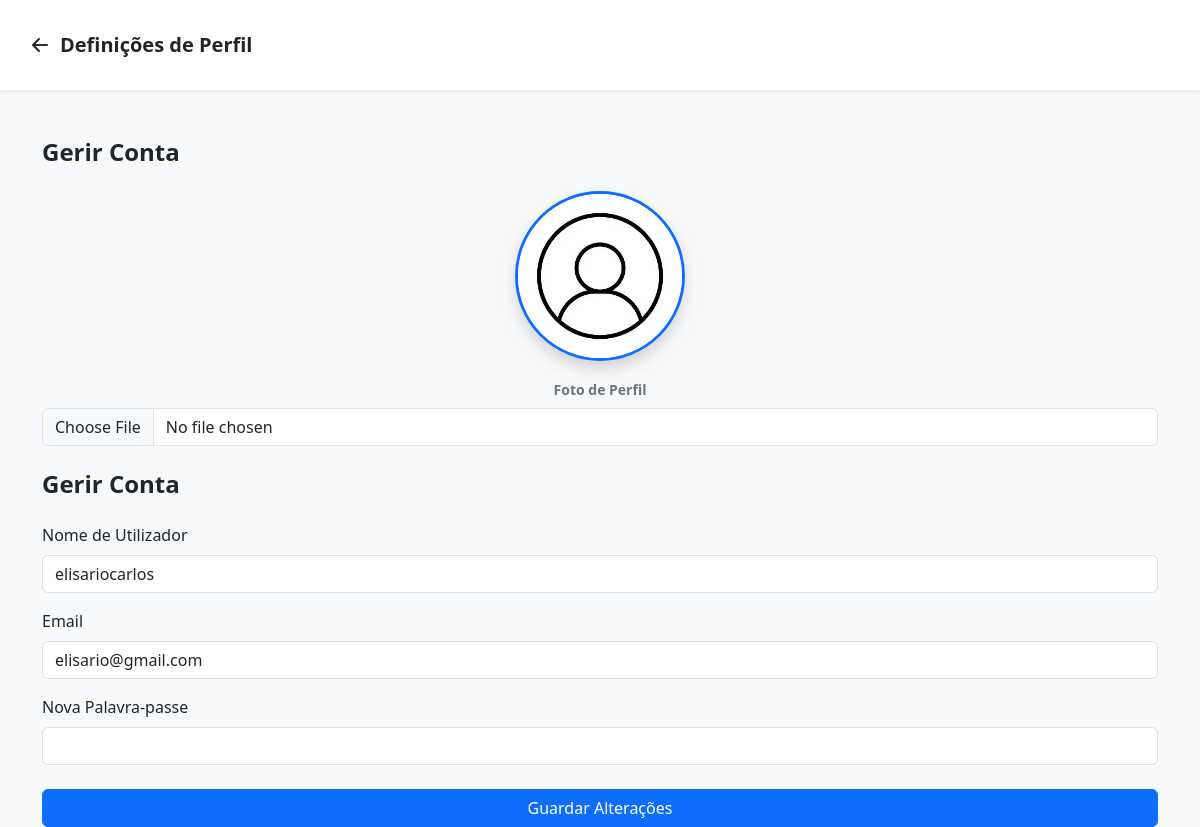
The page /profile (signed in) on the database its author committed.
### models.py (models this page shows)
class User(db.Model, UserMixin):
    __tablename__ = "user"
    id = db.Column(db.Integer, primary_key=True)
    username = db.Column(db.String(50), unique=True, nullable=False)
    email = db.Column(db.String(100), unique=True, nullable=False)
    password = db.Column(db.String(200), nullable=False)
    profile_image = db.Column(db.String(255), default="default.webp")
    files = db.relationship("File", backref="owner", lazy=True)
    folders = db.relationship("Folder", backref="owner", lazy=True)

### app.py (the view, shortened to what this page needs)
@app.route("/profile", methods=["GET", "POST"])
@login_required
def profile():
    return render_template("profile.html")

### app.py (called while the page is built)
@login_manager.user_loader
def load_user(user_id):
    return User.query.get(int(user_id))

### templates/profile.html (shortened to what this page needs)
<!DOCTYPE html>
<html lang="pt">
<head>
    <link href="https://cdn.jsdelivr.net/npm/bootstrap@5.3.0/dist/css/bootstrap.min.css" rel="stylesheet">
    <link rel="stylesheet" href="https://cdn.jsdelivr.net/npm/bootstrap-icons@1.11.3/font/bootstrap-icons.min.css">
    <link rel="stylesheet" href="{{ url_for('static', filename='css/style.css') }}">
</head>
<body class="bg-light">
    <nav class="navbar navbar-light bg-white py-3 shadow-sm mb-5">
        <div class="container-fluid px-4">
            <a class="navbar-brand fw-bold text-dark d-flex align-items-center" href="{{ url_for('dashboard') }}">
                <i class="bi bi-arrow-left-short fs-2 me-1"></i> Definições de Perfil
            </a>
        </div>
    </nav>
    <div class="container">
        <div class="row justify-content-center">
                    <h4 class="fw-bold mb-4">Gerir Conta</h4>
                    <form action="{{ url_for('profile') }}" method="POST" enctype="multipart/form-data">
                        <div class="text-center mb-4">
                            <img id="preview" src="{{ url_for('static',
             filename='uploads/profiles/' + current_user.profile_image) }}"
                                class="rounded-circle shadow border border-3 border-primary" width="170" height="170"
                                style="object-fit:cover;">
                            <div class="mb-4 mt-3">
                                <label class="form-label text-secondary small fw-bold">
                                    Foto de Perfil
                                </label>
                                <input type="file" name="profile_image" class="form-control" accept="image/*">
                            </div>
                        </div>
                        <h4 class="fw-bold mb-4">Gerir Conta</h4>
                        <div class="mb-3">
                            <label class="form-label">Nome de Utilizador</label>
                            <input type="text" name="username" class="form-control" value="{{ current_user.username }}">
                        </div>
                        <div class="mb-3">
                            <label class="form-label">Email</label>
                            <input type="email" class="form-control" value="{{ current_user.email }}" readonly>
                        </div>
                        <div class="mb-4">
                            <label class="form-label">Nova Palavra-passe</label>
                            <input type="password" name="password" class="form-control">
                        </div>
                        <button class="btn btn-primary w-100">
                            Guardar Alterações
                        </button>
                    </form>
                </div>
            </div>
</body>
</html>

### static/css/style.css (style rules this page uses)
.btn, .file-row, .list-group-item { transition: all 0.2s ease-in-out; }

### rows shown on the page
User: profile_image (placeholder picture), username "elisariocarlos", email "elisario@gmail.com"
